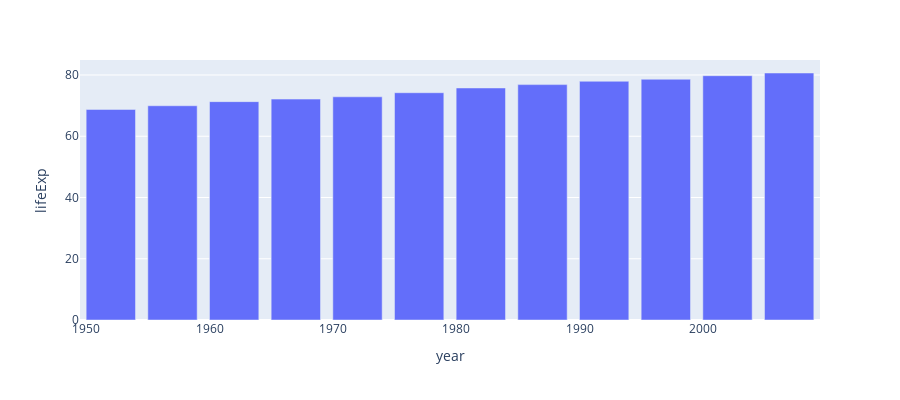

Source (notebook cell):
### Code cell
px.bar(canada_data,x='year',y='lifeExp',height=400)   #plot a barchart for year and lifexp

### Figure 1 — Plotly figure (JSON) as saved in the notebook; plotly's stock layout.template omitted (floating-point values rounded to 4 significant figures)
{"data": [{"hovertemplate": "year=%{x}<br>lifeExp=%{y}<extra></extra>", "legendgroup": "", "marker": {"color": "#636efa", "pattern": {"shape": ""}}, "name": "", "orientation": "v", "showlegend": false, "textposition": "auto", "type": "bar", "x": [1952, 1957, 1962, 1967, 1972, 1977, 1982, 1987, 1992, 1997, 2002, 2007], "xaxis": "x", "y": [68.75, 69.96, 71.3, 72.13, 72.88, 74.21, 75.76, 76.86, 77.95, 78.61, 79.77, 80.65], "yaxis": "y"}], "layout": {"barmode": "relative", "height": 400, "legend": {"tracegroupgap": 0}, "margin": {"t": 60}, "xaxis": {"anchor": "y", "domain": [0, 1], "title": {"text": "year"}}, "yaxis": {"anchor": "x", "domain": [0, 1], "title": {"text": "lifeExp"}}}}
